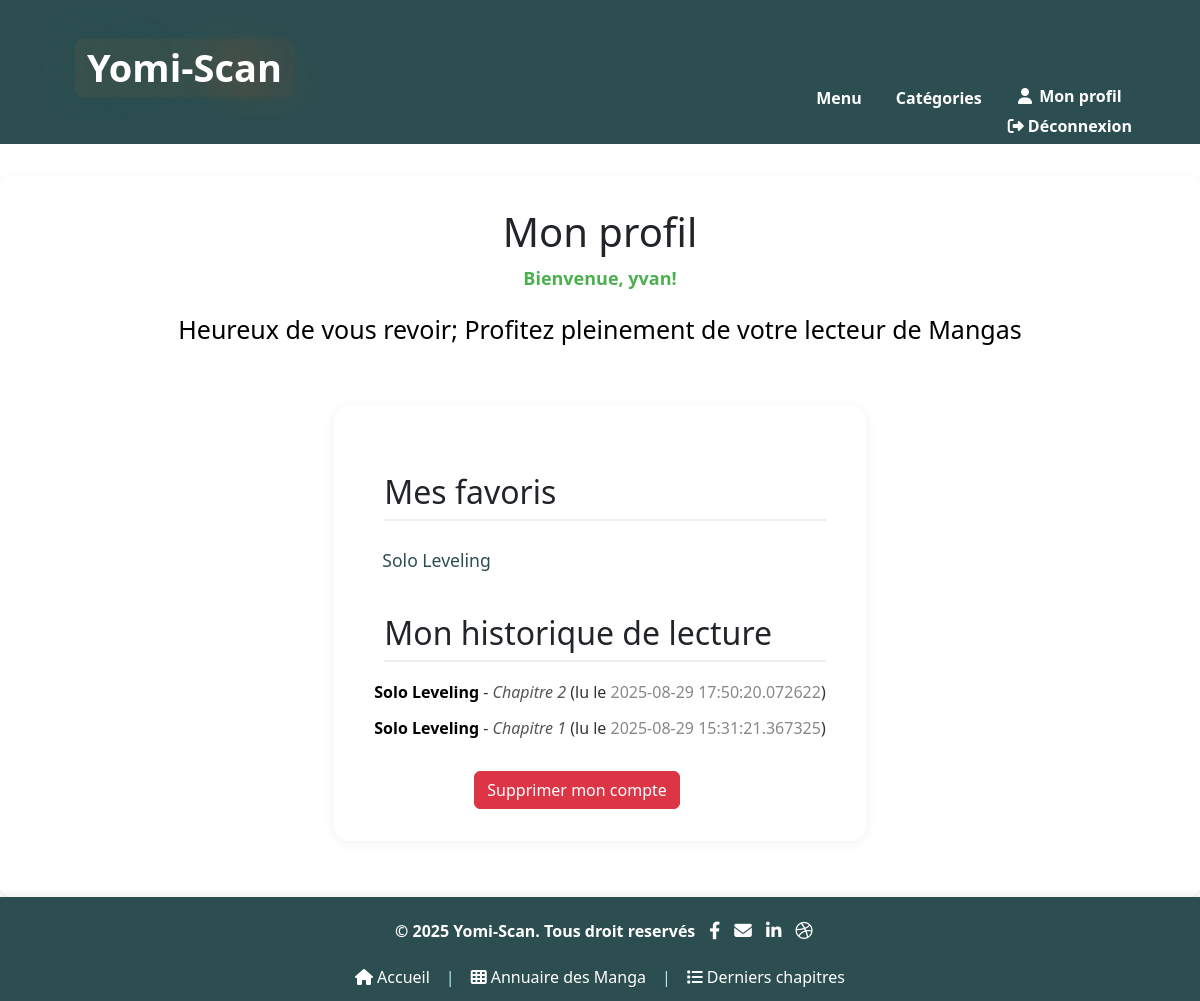
Screenshot of /profile (signed in) with the database file from the repository.
### models.py (models this page shows, shortened)
class User(db.Model, UserMixin):
    id = db.Column(db.Integer, primary_key=True)
    username = db.Column(db.String(64), unique=True, nullable=False)
    email = db.Column(db.String(120), unique=True, nullable=False)
    password_hash = db.Column(db.String(128))
    reset_token_used = db.Column(db.Boolean, default=False)  # Nouveau champ
    role = db.Column(db.String(16), default="user")  # "admin" ou "user"
    is_admin = db.Column(db.Boolean, default=False)

class Favorite(db.Model):
    id = db.Column(db.Integer, primary_key=True)
    user_id = db.Column(db.Integer, db.ForeignKey('user.id'), nullable=False)
    manga_id = db.Column(db.Integer, db.ForeignKey('manga.id'), nullable=False)
    created_at = db.Column(db.DateTime, default=datetime.utcnow)

class Manga(db.Model):
    id = db.Column(db.Integer, primary_key=True)
    name = db.Column(db.String(120), unique=True, nullable=False)
    author = db.Column(db.String(120))
    year = db.Column(db.String(4))
    category = db.Column(db.String(64))
    syllabus = db.Column(db.Text)
    cover_filename = db.Column(db.String(256))
    date_added = db.Column(db.Integer, default=lambda: int(time.time()))
    is_hot = db.Column(db.Boolean, default=False)
    is_new = db.Column(db.Boolean, default=False)
    is_top = db.Column(db.Boolean, default=False)
    views = db.Column(db.Integer, default=0)
    status = db.Column(db.String(20), default="En cours")
    chapters = db.relationship('Chapter', backref='manga', lazy=True)
    ratings = db.relationship('Rating', backref='manga', lazy=True)
    comments = db.relationship('Comment', backref='manga', lazy=True)
    favorites = db.relationship('Favorite', backref='manga', lazy=True)
    histories = db.relationship('ReadingHistory', lazy=True)

class ReadingHistory(db.Model):
    __tablename__ = 'reading_history'
    user_id = db.Column(db.Integer, db.ForeignKey('user.id'), primary_key=True)
    manga_id = db.Column(db.Integer, db.ForeignKey('manga.id'), primary_key=True)
    chapter_name = db.Column(db.String(120), primary_key=True)
    last_read_at = db.Column(db.DateTime, default=datetime.utcnow)
    user = db.relationship('User', backref='reading_history')
    manga = db.relationship('Manga', backref='reading_histories')

### app.py (the view)
@app.route('/profile')
@login_required
def profile():
    favorites = Favorite.query.filter_by(user_id=current_user.id).all()
    history = ReadingHistory.query.filter_by(user_id=current_user.id)\
        .order_by(ReadingHistory.last_read_at.desc()).all()
    return render_template('profile.html', favorites=favorites, history=history)

### app.py (called while the page is built, shortened)
@login_manager.user_loader
def load_user(user_id):
    return User.query.get(int(user_id))

@app.context_processor
def utility_processor():
    return dict(get_cover_url=get_cover_url)

@app.template_filter('datetimeformat')
def datetimeformat(value):
    if isinstance(value, (int, float)):
        return datetime.fromtimestamp(value).strftime('%d/%m/%Y')
    return value

@app.context_processor
def inject_categories():
    source = get_source()
    if source == "db":
        categories = sorted({m.category or "Autre" for m in Manga.query.all()})
    return dict(categories=categories)

def get_source():
    source = request.args.get("source")
    if source == "db":
        return "db"
    elif source == "fs":
        return "fs"
    return "db" if USE_DATABASE else "fs"

### templates/profile.html (shortened to what this page needs)
{% extends "base.html" %}
{% block content %}
<h1>Mon profil</h1>
{% if current_user and current_user.is_authenticated %}
    <p style="font-size: 18px; color: #4CAF50; font-weight: bold; text-align: center;">
        Bienvenue, {{ current_user.username }}!
    </p>
    <p style="font-size: 25px; color: #000; text-align: center;">
        Heureux de vous revoir; Profitez pleinement de votre lecteur de Mangas
    </p>
{% endif %}
<div class="profile-container">
    <h2>Mes favoris</h2>
    <ul class="profile-list">
        {% for fav in favorites %}
            <li>
                <a href="{{ url_for('manga', manga_name=fav.manga.name) }}">{{ fav.manga.name }}</a>
            </li>
        {% else %}
            <li class="aucun">Aucun favori.</li>
        {% endfor %}
    </ul>
    <h2>Mon historique de lecture</h2>
    {% for entry in history %}
      <p style="font-size: 16px; color: #333; margin-bottom: 10px;">
        <a href="{{ url_for('manga', manga_name=entry.manga.name) }}" style="font-weight: bold; text-decoration: none; color: #000;">
          {{ entry.manga.name }}
        </a> -
        <a href="{{ url_for('reader', manga_name=entry.manga.name, chapter_name=entry.chapter_name) }}" style="font-style: italic; text-decoration: none; color: #555;">
          {{ entry.chapter_name }}
        </a>
        (lu le <span style="color: #888;">{{ entry.last_read_at|datetimeformat }}</span>)
      </p>
    {% endfor %}
    <a href="{{ url_for('delete_account') }}" class="btn btn-danger" style="margin-top:20px; margin-left: 100px;">Supprimer mon compte</a>
</div>
{% endblock %}

### rows the page displays
User: username "yvan"
Favorite: manga.name "Solo Leveling"
ReadingHistory: manga.name "Solo Leveling", chapter_name "Chapitre 2", last_read_at "2025-08-29 17:50:20.072622"
ReadingHistory: manga.name "Solo Leveling", chapter_name "Chapitre 1", last_read_at "2025-08-29 15:31:21.367325"
